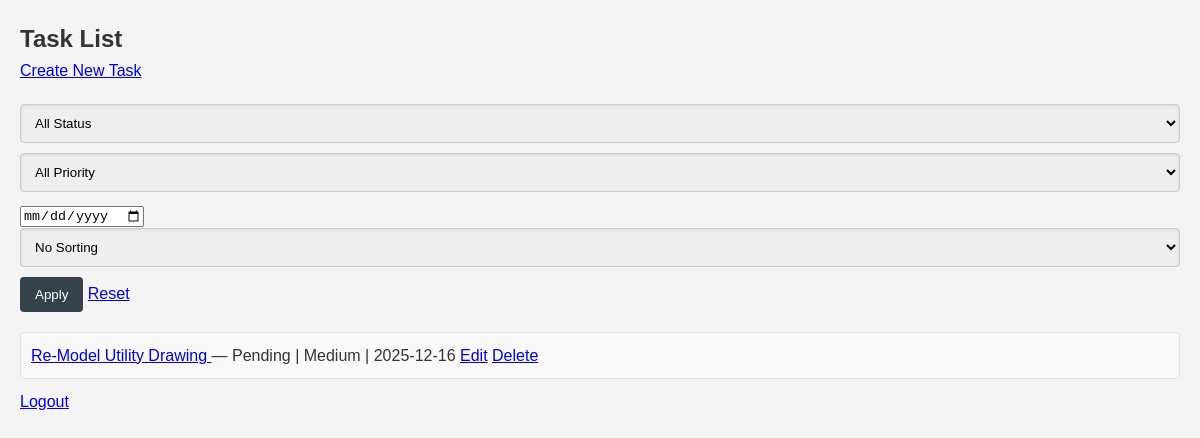
The page /tasks/ (signed in) on the database as committed earlier.
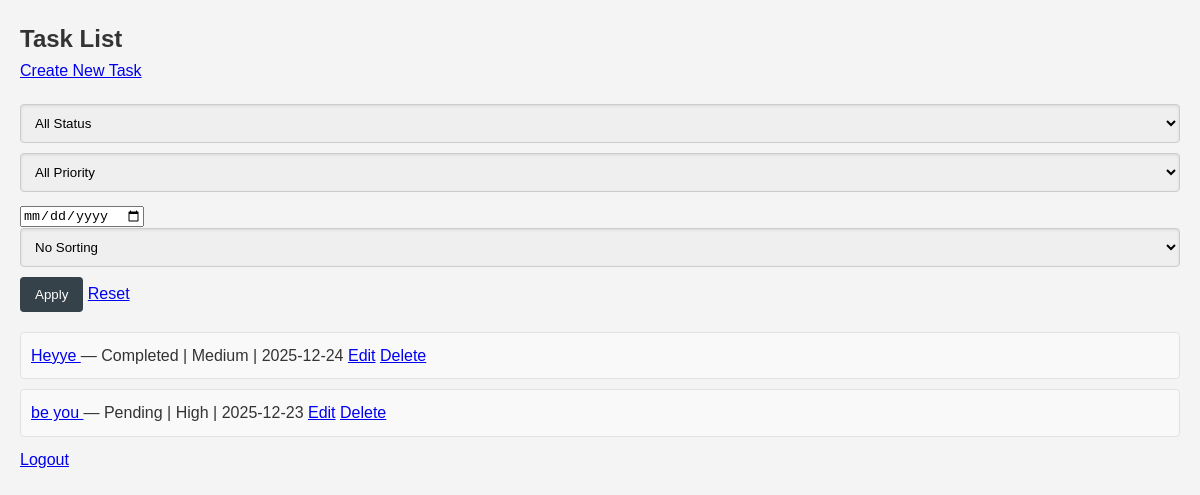
The same page on the database as committed later.
### tasks/models.py (models this page shows, shortened)
class Task(models.Model):
    PRIORITY_CHOICES = [
        ('Low', 'Low'),
        ('Medium', 'Medium'),
        ('High', 'High'),
    ]
    STATUS_CHOICES = [
        ('Pending', 'Pending'),
        ('Completed', 'Completed'),
    ]
    title = models.CharField(max_length=255)
    description = models.TextField()
    due_date = models.DateTimeField()
    priority = models.CharField(choices=PRIORITY_CHOICES, max_length=10)
    status = models.CharField(choices=STATUS_CHOICES, default='Pending', max_length=10)
    created_by = models.ForeignKey(User, related_name='tasks', on_delete=models.CASCADE)
    completed_at = models.DateTimeField(null=True, blank=True)
    created_at = models.DateTimeField(auto_now_add=True)
    updated_at = models.DateTimeField(auto_now=True)

### tasks/views.py (the view, shortened to what this page needs)
# urls.py: path('tasks/', views.TaskListView.as_view(), name='task_list'),
class TaskListView(LoginRequiredMixin, ListView):
    model = Task
    template_name = 'tasks/task_list.html'
    context_object_name = 'tasks'
    def get_queryset(self):
        queryset = Task.objects.filter(created_by=self.request.user)
        status = self.request.GET.get('status')
        priority = self.request.GET.get('priority')
        due_date = self.request.GET.get('due_date')
        if status:
            queryset = queryset.filter(status=status)
        if priority:
            queryset = queryset.filter(priority=priority)
        if due_date:
            queryset = queryset.filter(due_date__date=due_date)
        sort = self.request.GET.get('sort')
        if sort == 'due_date':
            queryset = queryset.order_by('due_date')
        return queryset

### tasks/templates/tasks/task_list.html (shortened to what this page needs)
{% load static %}
<!DOCTYPE html>
<html lang="en">
<head>
    <link rel="stylesheet" href="{% static 'css/styles.css' %}">
</head>
<body>
    <h2>Task List</h2>
    <p>
        <a href="{% url 'task_create' %}">Create New Task</a>
    </p>
    <form method="get" style="margin-bottom: 20px;">
        <select name="status">
            <option value="">All Status</option>
        </select>
        <select name="priority">
            <option value="">All Priority</option>
        </select>
        <input type="date" name="due_date" value="{{ request.GET.due_date }}">
        <select name="sort">
            <option value="">No Sorting</option>
        </select>
        <button type="submit">Apply</button>
        <a href="{% url 'task_list' %}">Reset</a>
    </form>
    <ul>
        {% for task in object_list %}
            <li>
                <a href="{% url 'task_detail' task.pk %}">
                    {{ task.title }}
                </a>
                — {{ task.status }} | {{ task.priority }} | {{ task.due_date|date:"Y-m-d" }}
                <a href="{% url 'task_update' task.pk %}">Edit</a>
                <a href="{% url 'task_delete' task.pk %}">Delete</a>
            </li>
        {% empty %}
            <li>No tasks found.</li>
        {% endfor %}
        <a href="{% url 'logout' %}">Logout</a>
    </ul>
</body>
</html>

### tasks/static/css/styles.css (style rules this page uses)
body, h1, h2, h3, p, ul { margin: 0; padding: 0; }
body { font-family: Arial, sans-serif; line-height: 1.6; background-color: #f4f4f4; color: #333; padding: 20px; }
ul { list-style-type: none; }
li { padding: 10px; border: 1px solid #e2e2e2; margin-bottom: 10px; border-radius: 4px; background: #f9f9f9; transition: background-color 0.3s; }
form { margin-top: 20px; }
form input[type="text"], form input[type="datetime-local"], form select, form textarea { width: 100%; padding: 10px; margin-bottom: 10px; border: 1px solid #ccc; border-radius: 4px; box-shadow: inset 0 1px 3px rgba(0, 0, 0, 0.1); }
form button { background: #35424a; color: #ffffff; border: none; padding: 10px 15px; border-radius: 4px; cursor: pointer; transition: background 0.3s; }

Rows that differ between the two databases and show on the page:
removed Task: title "Re-Model Utility Drawing", status "Pending", priority "Medium", due_date "2025-12-16"
added Task: title "Heyye", status "Completed", priority "Medium", due_date "2025-12-24"
added Task: title "be you", status "Pending", priority "High", due_date "2025-12-23"
